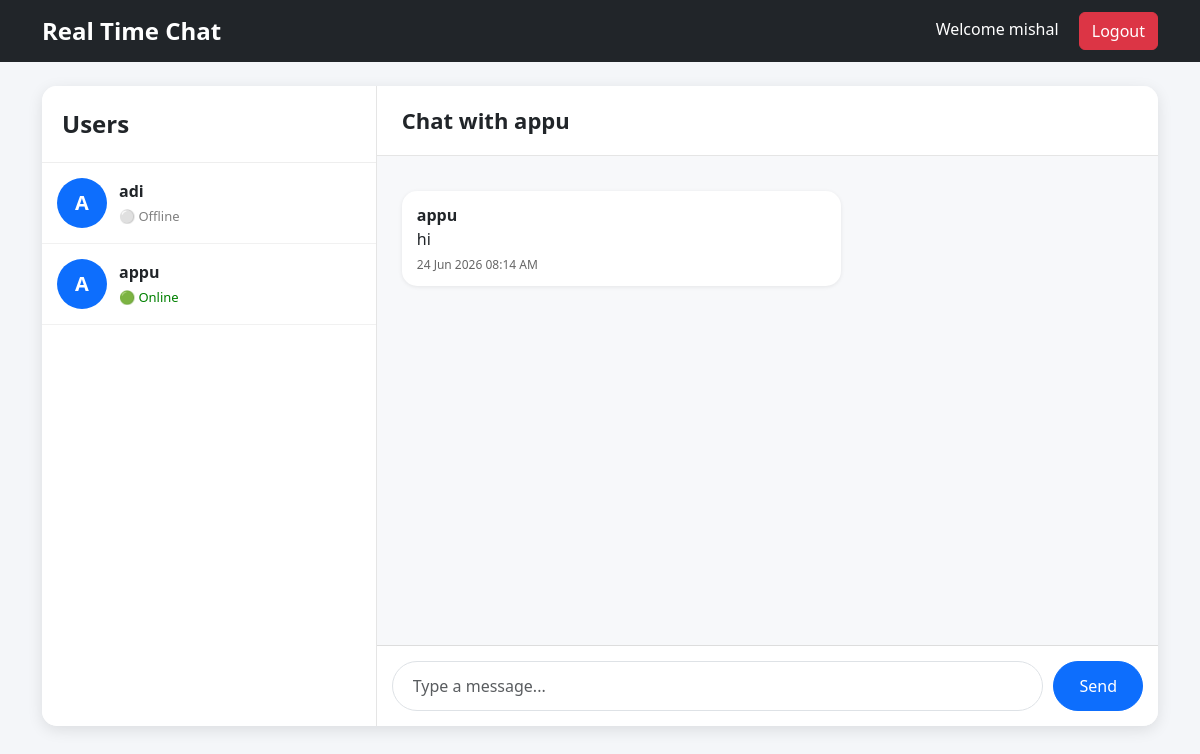
Screenshot of /chat/4/ (signed in) with the database file from the repository.
### accounts/models.py (models this page shows, shortened)
class UserProfile(models.Model):
    user = models.OneToOneField(
        User,
        on_delete=models.CASCADE
    )
    is_online = models.BooleanField(default=False)
    last_seen = models.DateTimeField(auto_now=True)

### chat/models.py (models this page shows, shortened)
class Message(models.Model):
    sender = models.ForeignKey(
        User,
        on_delete=models.CASCADE,
        related_name="sent_messages"
    )
    receiver = models.ForeignKey(
        User,
        on_delete=models.CASCADE,
        related_name="received_messages"
    )
    message = models.TextField()
    timestamp = models.DateTimeField(auto_now_add=True)
    is_read = models.BooleanField(default=False)
    class Meta:
        ordering = ['timestamp']

### chat/views.py (the view)
# urls.py: path("chat/<int:user_id>/", views.chat_room, name="chat_room"),
@login_required
def chat_room(request, user_id):
    receiver = get_object_or_404(
        User,
        id=user_id
    )
    room_name = "_".join(
        map(
            str,
            sorted([
                request.user.id,
                receiver.id
            ])
        )
    )
    messages = Message.objects.filter(
        Q(
            sender=request.user,
            receiver=receiver
        ) |
        Q(
            sender=receiver,
            receiver=request.user
        )
    ).order_by("timestamp")
    users = UserProfile.objects.exclude(
        user=request.user
    )
    return render(request, "home.html", {
        "users": users,
        "receiver": receiver,
        "messages": messages,
        "room_name": room_name,
    })

### templates/home.html (shortened to what this page needs)
{% extends 'base.html' %}
{% block content %}
<div class="chat-container">
    <div class="sidebar">
        <div class="sidebar-title">
            Users
        </div>
        {% for u in users %}
            {% if u.user and u.user.id %}
            <a href="{% url 'chat_room' u.user.id %}"
               class="text-decoration-none text-dark">
                <div class="user-item">
                    <div class="avatar">
                        {{ u.user.username|first|upper }}
                    </div>
                    <div>
                        <strong>
                            {{ u.user.username }}
                        </strong>
                        <br>
                        {% if u.is_online %}
                            <span class="online">🟢 Online</span>
                        {% else %}
                            <span class="offline">⚪ Offline</span>
                        {% endif %}
                    </div>
                </div>
            </a>
            {% endif %}
        {% empty %}
            <p class="p-3">
                No users found.
            </p>
        {% endfor %}
    </div>
    <div class="chat-window">
        {% if receiver %}
        <div class="chat-header">
            Chat with {{ receiver.username }}
        </div>
        <div id="chat-box" class="messages">
            {% for msg in messages %}
            <div class="message {% if msg.sender == request.user %}mine{% endif %}">
                <strong>
                    {{ msg.sender.username }}
                </strong>
                <br>
                {{ msg.message }}
                <br>
                <small>
                    {{ msg.timestamp|date:"d M Y h:i A" }}
                </small>
            </div>
            {% empty %}
            <p>No messages yet.</p>
            {% endfor %}
        </div>
        <form id="chat-form">
            <div class="send-box">
                <input
                    type="text"
                    id="chat-message-input"
                    class="form-control"
                    placeholder="Type a message..."
                    autocomplete="off"
                    required
                >
                <button
                    type="submit"
                    class="btn btn-primary">
                    Send
                </button>
            </div>
        </form>
        {% else %}
        <div class="d-flex justify-content-center align-items-center h-100">
            <h3 class="text-muted">
                Select a user to start chatting
            </h3>
        </div>
        {% endif %}
    </div>
</div>
{% endblock %}

### templates/base.html (shortened to what this page needs)
<!DOCTYPE html>
<html lang="en">
<head>
    <link href="https://cdn.jsdelivr.net/npm/bootstrap@5.3.3/dist/css/bootstrap.min.css" rel="stylesheet">
</head>
<body>
<nav class="navbar navbar-expand-lg navbar-dark bg-dark">
    <div class="container">
        <a class="navbar-brand" href="/">
            Real Time Chat
        </a>
        <div>
            {% if user.is_authenticated %}
                <span class="text-white me-3">
                    Welcome {{ user.username }}
                </span>
                <a href="{% url 'logout' %}" class="btn btn-danger">
                    Logout
                </a>
            {% endif %}
        </div>
    </div>
</nav>
<div class="container mt-4">
    {% block content %}
    {% endblock %}
</div>
</body>
</html>

### templates/base.html (style rules this page uses)
body { background:#f4f6f9; }
.navbar-brand { font-weight:700; font-size:24px; }

### templates/home.html (style rules this page uses)
.chat-container { display:flex; height:80vh; background:#ffffff; border-radius:15px; overflow:hidden; box-shadow:0 4px 15px rgba(0,0,0,.1); }
.sidebar { width:30%; background:#fff; border-right:1px solid #e5e5e5; overflow-y:auto; }
.sidebar-title { padding:20px; font-size:24px; font-weight:700; border-bottom:1px solid #eee; }
.user-item { display:flex; align-items:center; padding:15px; border-bottom:1px solid #f1f1f1; transition:.3s; }
.avatar { width:50px; height:50px; border-radius:50%; background:#0d6efd; color:white; display:flex; justify-content:center; align-items:center; font-size:20px; font-weight:bold; margin-right:12px; }
.chat-window { width:70%; display:flex; flex-direction:column; background:#f7f8fa; }
.chat-header { background:white; padding:18px 25px; border-bottom:1px solid #e5e5e5; font-size:22px; font-weight:600; }
.messages { flex:1; overflow-y:auto; padding:25px; }
.message { background:white; padding:12px 15px; border-radius:15px; margin-bottom:15px; max-width:60%; box-shadow:0 1px 4px rgba(0,0,0,.08); }
.message small { display:block; margin-top:5px; color:#666; font-size:12px; }
.send-box { display:flex; padding:15px; background:white; border-top:1px solid #ddd; }
.send-box input { flex:1; margin-right:10px; border-radius:25px; padding:12px 20px; }
.send-box button { border-radius:25px; padding:10px 25px; }
.online { color:green; font-size:13px; }
.offline { color:gray; font-size:13px; }

### rows the page displays
UserProfile: user.username|first "A", user.username "adi", is_online "⚪ Offline"
UserProfile: user.username|first "A", user.username "appu", is_online "🟢 Online"
Message: sender.username "appu", message "hi", timestamp "24 Jun 2026 08:14 AM"

### other values shown
{{ user.username }} "mishal"
{{ receiver.username }} "appu"
